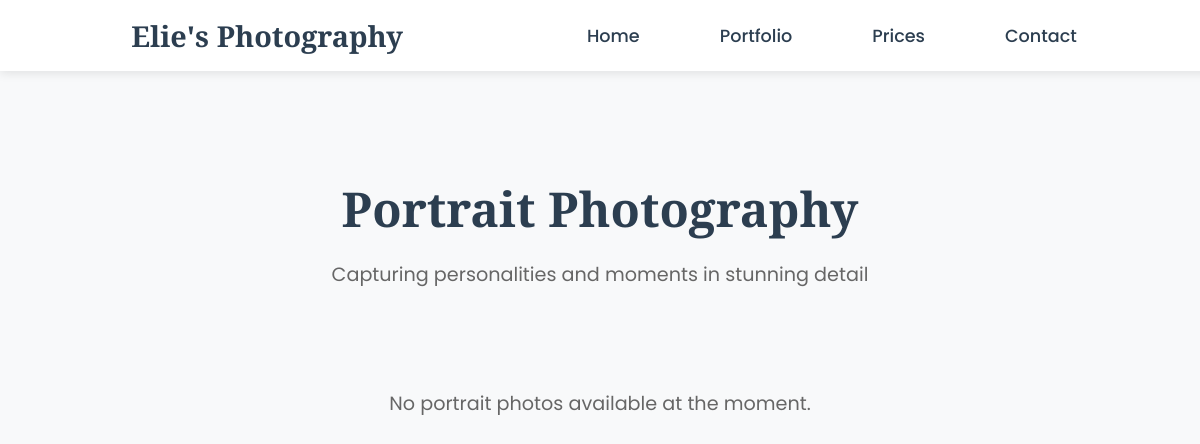
Before: /portrait with the older database file.
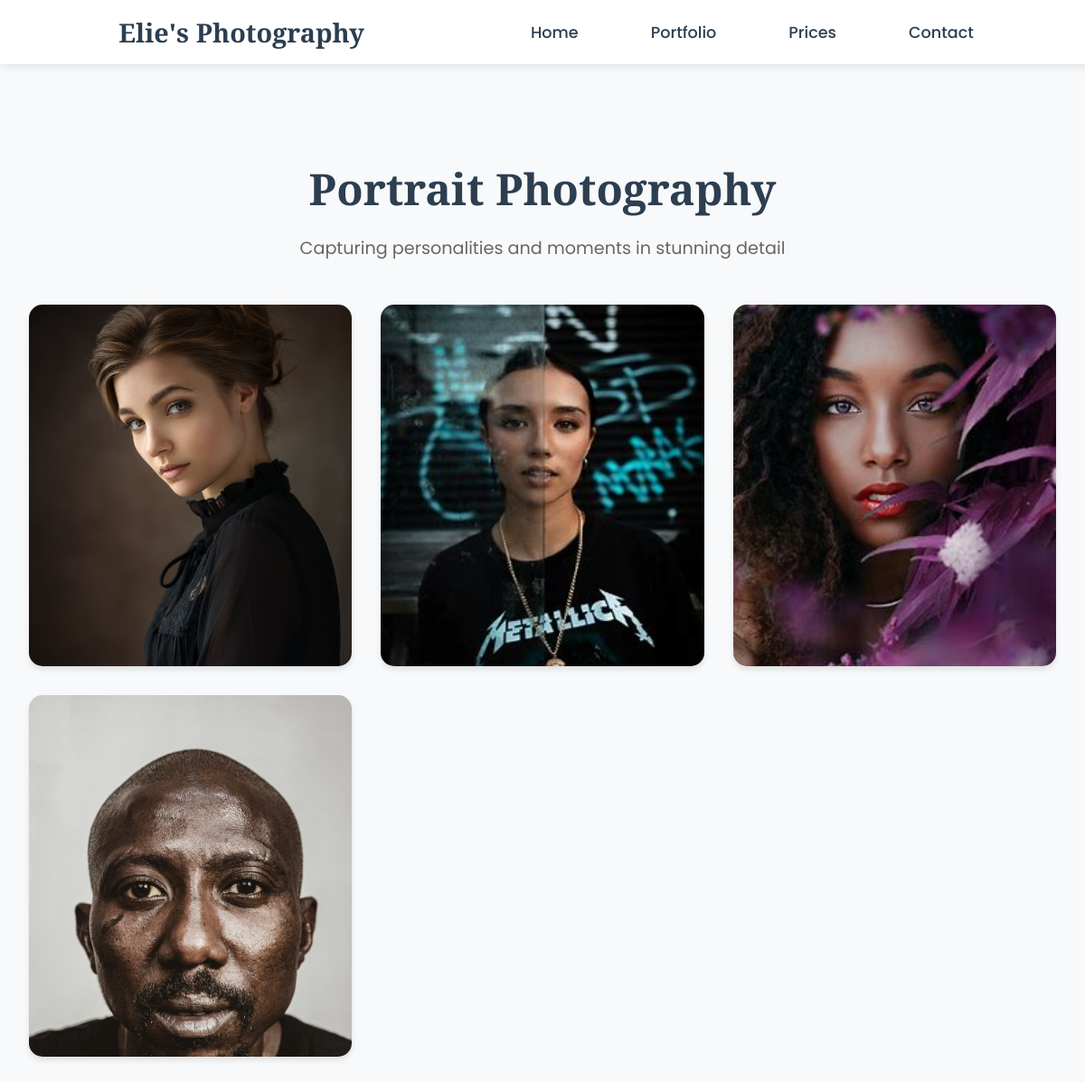
After: the same page with the newer database file.
### photo/models.py (models this page shows, shortened)
class Photos(models.Model):
    CATEGORY_CHOICES = [
        ('portrait', 'Portrait'),
        ('wedding', 'Wedding'),
        ('nature', 'Nature'),
        ('street', 'Street'),
        ('document', 'Documentary')
    ]
    photo = models.ImageField(null=True, upload_to='images/')
    category = models.CharField(max_length=20, choices=CATEGORY_CHOICES, default='portrait')
    title = models.CharField(max_length=100, blank=True)

### photo/views.py (the view)
# urls.py: path('portrait',views.portrait,name='portrait'),
def portrait(request:HttpRequest):
    portrait_photos = models.Photos.objects.filter(category='portrait')
    context = {
        'portrait_photos': portrait_photos,
        'section_title': 'Portrait Photography',
        'section_description': 'Capturing personalities and moments in stunning detail'
    }
    return render(request,'photo/portrait.html', context=context)

### photo/templates/photo/portrait.html (shortened to what this page needs)
{% extends 'base.html' %}
{% load static %}
{% block content %}
<div class="gallery-container">
    <h1 class="section-title">{{ section_title }}</h1>
    <p class="section-description">{{ section_description }}</p>
    <div class="photo-grid">
        {% for photo in portrait_photos %}
        <div class="photo-item">
            <img src="{{ photo.photo.url }}" alt="{{ photo.title }}" class="gallery-image">
        </div>
        {% empty %}
        <p class="no-photos">No portrait photos available at the moment.</p>
        {% endfor %}
    </div>
</div>
{% endblock content %}

### photo/templates/base.html (shortened to what this page needs)
<!DOCTYPE html>
<html lang="en">
    {% load static %}
<head>
    <link rel="stylesheet" href="{% static 'css/style.css' %}">
</head>
<body>
    <header>
        <div class="header-content">
                <span class="logo">Elie's Photography</span>
            <nav class="nav-container">
                <ul class="nav">
                    <li><a href="{% url 'index' %}">Home</a></li>
                    <li class="portfolio-dropdown">
                        <a href="{% url 'portfolio' %}">Portfolio</a>
                    </li>
                    <li><a href="{% url 'prices' %}">Prices</a></li>
                    <li><a href="{% url 'contacts' %}">Contact</a></li>
                </ul>
            </nav>
        </div>
    </header>
    <main>
        {% block content %}{% endblock content %}
    </main>
</body>
</html>

### photo/static/css/style.css (style rules this page uses)
header { position: fixed; top: 0; left: 0; width: 100%; background: rgba(255, 255, 255, 0.95); padding: 1rem 2rem; box-shadow: 0 2px 5px rgba(0,0,0,0.1); z-index: 1000; }
.header-content { max-width: 1400px; margin: 0 auto; display: flex; justify-content: space-between; align-items: center; }
.logo { font-family: 'Playfair Display', serif; font-size: 1.5rem; color: var(--primary-color); }
.nav-container { display: flex; align-items: center; margin-left: 10rem; }
.nav { list-style: none; display: flex; gap: 2rem; margin: 0; padding: 0; }
.nav a { text-decoration: none; color: var(--primary-color); font-weight: 500; transition: color 0.3s ease; }
.portfolio-dropdown { position: relative; }
:root { --primary-color: #2c3e50; --accent-color: #e74c3c; --text-color: #333; --light-bg: #f8f9fa; --transition: all 0.3s ease; }
body { margin: 0; padding: 0; font-family: 'Poppins', sans-serif; color: var(--text-color); background-color: var(--light-bg); background-size: cover; background-position: center; background-attachment: fixed; }
header { background-color: rgba(255, 255, 255, 0.95); padding: 1rem; box-shadow: 0 2px 10px rgba(0,0,0,0.1); position: fixed; width: 100%; top: 0; z-index: 1000; display: flex; justify-content: space-between; align-items: center; }
.logo { font-family: 'Playfair Display', serif; font-size: 1.8rem; font-weight: 700; color: var(--primary-color); text-decoration: none; margin-left: 2rem; }
.nav { list-style: none; padding: 0; margin: 0; display: flex; align-items: center; margin-right: 2rem; }
.nav li { margin: 0 1.5rem; position: relative; }
.nav li a { color: var(--primary-color); text-decoration: none; font-size: 1.1rem; font-weight: 500; transition: var(--transition); padding: 0.5rem 0; }
.nav li a:after { content: ''; position: absolute; width: 0; height: 2px; bottom: 0; left: 0; background-color: var(--accent-color); transition: var(--transition); }
main { margin-top: 80px; min-height: calc(100vh - 80px); }
img { max-width: 100%; height: auto; }
.gallery-container { max-width: 1400px; margin: 0 auto; padding: 4rem 2rem; margin-top: 80px; }
.section-title { font-family: 'Playfair Display', serif; font-size: 3rem; color: var(--primary-color); text-align: center; margin-bottom: 0.5rem; }
.section-description { text-align: center; color: #666; margin-bottom: 3rem; font-size: 1.2rem; }
.photo-grid { display: grid; grid-template-columns: repeat(auto-fill, minmax(300px, 1fr)); gap: 2rem; }
.photo-item { position: relative; overflow: hidden; border-radius: 15px; box-shadow: 0 4px 6px rgba(0,0,0,0.1); transition: transform 0.3s ease; }
.gallery-image { width: 100%; height: 400px; object-fit: cover; display: block; transition: transform 0.3s ease; }

Changed rows visible on the page:
added Photos: photo (picture)
added Photos: photo (picture)
added Photos: photo (picture)
added Photos: photo (picture)
Other visible differences:
text no longer shown: "No portrait photos available at the moment."
